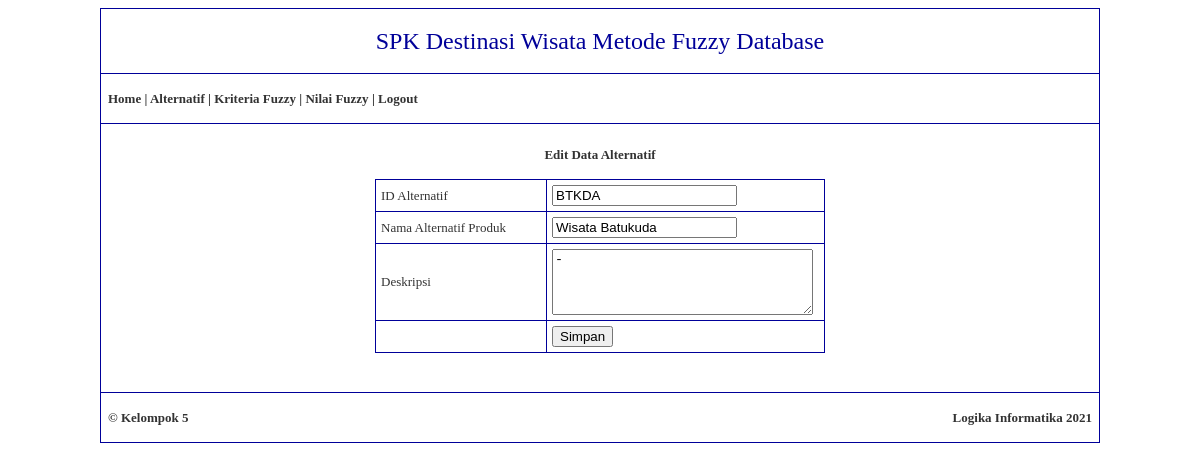
Screenshot of /edit-alternatif.php?id_alternatif=BTKDA (signed in) with the database file from the repository.
### tables this page shows
CREATE TABLE IF NOT EXISTS `alternatif` (
  `id_alternatif` varchar(50) NOT NULL,
  `nama_alternatif` varchar(200) DEFAULT NULL,
  `deskripsi` text
);

### edit-alternatif.php (the view, shortened to what this page needs)
<?php
	include("koneksi.php");
?>
<!DOCTYPE html PUBLIC "-//W3C//DTD XHTML 1.0 Transitional//EN" "http://www.w3.org/TR/xhtml1/DTD/xhtml1-transitional.dtd">
<html xmlns="http://www.w3.org/1999/xhtml">
<head>
</head>
<body>
<table width="1000" border="0" align="center" cellpadding="7" cellspacing="1" bgcolor="#000099">
  <tr>
    <td height="50" bgcolor="#FFFFFF" align="center"><span class="style1">SPK Destinasi Wisata Metode Fuzzy Database</span></td>
  </tr>
  <tr>
    <td height="35" bgcolor="#FFFFFF"><span class="style2"><a href="admin.php">Home</a> | <a href="alternatif.php">Alternatif</a> | <a href="kriteria-fuzzy.php">Kriteria Fuzzy</a> | <a href="nilai-fuzzy.php">Nilai Fuzzy</a> | <a href="logout.php">Logout</a></span></td>
  </tr>
  <tr>
    <td align="center" valign="top" bgcolor="#FFFFFF"><br />
      <strong>Edit Data Alternatif</strong><br />
      <br />
      <?php
			$queryalternatif = mysqli_query($db, "SELECT * FROM alternatif WHERE id_alternatif = '$_GET[id_alternatif]'");
			$dataalternatif = mysqli_fetch_array($queryalternatif);
		?>
      <form id="form1" name="form1" method="post" action="">
        <table width="450" border="0" cellpadding="5" cellspacing="1" bgcolor="#000099">
          <tr>
            <td bgcolor="#FFFFFF">ID Alternatif</td>
            <td bgcolor="#FFFFFF"><input type="text" name="id_alternatif" id="id_alternatif" readonly value="<?php echo $dataalternatif['id_alternatif']; ?>" /></td>
          </tr>
          <tr>
            <td width="160" bgcolor="#FFFFFF">Nama Alternatif Produk</td>
            <td width="267" bgcolor="#FFFFFF"><input type="text" name="nama_alternatif" id="nama_alternatif" value="<?php echo $dataalternatif['nama_alternatif']; ?>" /></td>
          </tr>
          <tr>
            <td bgcolor="#FFFFFF">Deskripsi</td>
            <td bgcolor="#FFFFFF"><textarea name="deskripsi" cols="30" rows="4" id="deskripsi"><?php echo $dataalternatif['deskripsi']; ?></textarea></td>
          </tr>
          <tr>
            <td bgcolor="#FFFFFF">&nbsp;</td>
            <td bgcolor="#FFFFFF"><input type="submit" name="button" id="button" value="Simpan" /></td>
          </tr>
        </table>
      </form>
      <br />
    <br /></td>
  </tr>
  <tr>
    <td bgcolor="#FFFFFF"><table width="100%" border="0" cellspacing="0" cellpadding="0">
      <tr>
        <td width="47%" height="35" align="left"><strong>&copy; Kelompok 5</strong></td>
        <td width="53%" height="35" align="right"><strong> Logika Informatika 2021</td>
        </tr>
    </table></td>
  </tr>
</table>
</body>
</html>

### edit-alternatif.php (style rules this page uses)
.style1 { color: #000099; font-size: 24px; }
a:link { text-decoration: none; color: #333333; }
.style2 { font-weight: bold }

### rows the page displays
alternatif: id_alternatif "BTKDA", nama_alternatif "Wisata Batukuda", deskripsi "-"
